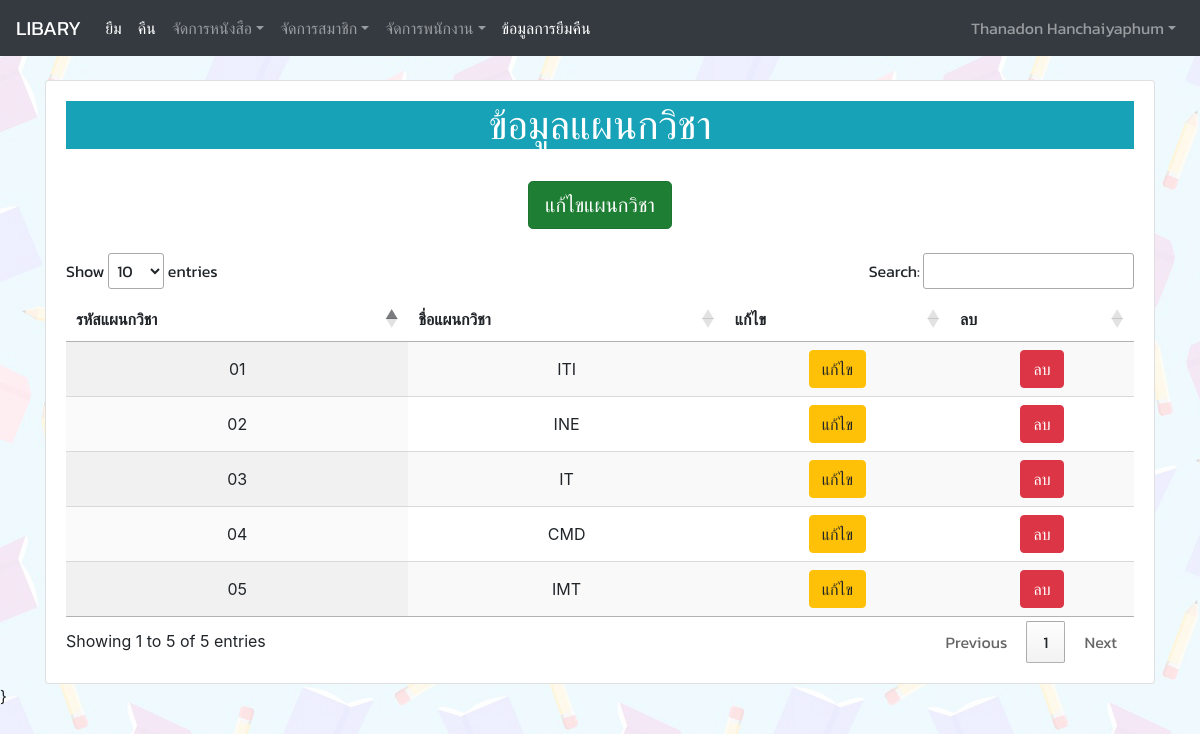
Screenshot of /admin/dep.php (signed in) with the database file from the repository.
### tables this page shows
CREATE TABLE `staff` (
  `id_staff` tinyint(3) UNSIGNED ZEROFILL NOT NULL,
  `name_staff` varchar(60) NOT NULL,
  `lname_staff` varchar(40) NOT NULL,
  `id_stype` tinyint(2) NOT NULL,
  `username` varchar(50) NOT NULL,
  `password` int(11) NOT NULL
);

CREATE TABLE `department` (
  `id_department` tinyint(2) UNSIGNED ZEROFILL NOT NULL,
  `department` varchar(60) NOT NULL
);

### admin/dep.php (the view, shortened to what this page needs)
<?php
include('../condb.php');
$depart  ="SELECT * FROM department" or die("Error:" . mysqli_error());
$dep = mysqli_query($con, $depart);
?>
<!doctype html>
<html lang="en">
  <head>
    <link rel="stylesheet" href="https://cdn.jsdelivr.net/npm/bootstrap@4.5.3/dist/css/bootstrap.min.css">
    <link rel="stylesheet" href="../stly.css">
    <link href="https://cdn.datatables.net/1.10.22/css/jquery.dataTables.min.css" rel="stylesheet">
  </head>
  <body>
   <?php include 'admin_nav.php'?>
   <br>
   <div class="container">
     <div class="card">
        <div class="card-body">
        <h1 class="text-center bg-info text-white">ข้อมูลแผนกวิชา</h1>
        <br><div class="text-center">
        <a href="../admin/add_dep.php" class="btn btn-success btn-lg active" role="button" aria-pressed="true">แก้ไขแผนกวิชา</a>
        </div>
  <br>
    <table id="myTable" class="display text-center">
    <thead>
    <tr>
        <th>รหัสแผนกวิชา</th>
        <th>ชื่อแผนกวิชา</th>
        <th>แก้ไข</th>
        <th>ลบ</th>
    </tr>
    </thead>
    <?php foreach ($dep as $d) {?>
      <tr>
        <td><?php echo $d['id_department']; ?></td>
        <td><?php echo $d['department'];?></td>
        <td><a class="btn btn-warning btn-md" href="../admin/edit_dep.php?id_department=<?php echo  $d['id_department']; ?>"  role="button">แก้ไข</td>
        <td><a class="btn btn-danger btn-md" href='../check/del_dep.php?id_department=<?php echo $d['id_department']; ?>'onclick="return confirm('คุณต้องการที่จะลบข้อมูลนี้หรือไม่')">ลบ</a></td>
      </tr>
    					  <?php }?>
    </table>
    </div>
</div>
</div>
}
</body>
</html>

### admin/admin_nav.php (shortened to what this page needs)
<?php
include('../condb.php');
$id_staff = $_SESSION['id_staff'];
$query ="SELECT * FROM staff WHERE id_staff='$id_staff'" or die("Error:" . mysqli_error());
$result = mysqli_query($con, $query);
$row = mysqli_fetch_array($result);
?>
<nav class="sb-topnav navbar navbar-expand navbar-dark bg-dark ">
            <a class="navbar-brand" href="../admin/admin_page.php">LIBARY</a>
    <div class="collapse navbar-collapse" id="navbarSupportedContent">
    <ul class="navbar-nav mr-auto">
      <li class="nav-item active">
        <a class="nav-link" href="../admin/borrow.php">ยืม <span class="sr-only">(current)</span></a>
      </li>
      <li class="nav-item active">
        <a class="nav-link" href="../admin/return.php">คืน <span class="sr-only">(current)</span></a>
      </li>
      <li class="nav-item dropdown">
    <a class="nav-link dropdown-toggle" data-toggle="dropdown" href="#" role="button" aria-haspopup="true" aria-expanded="false">จัดการหนังสือ</a>
      </li>
      <li class="nav-item dropdown">
    <a class="nav-link dropdown-toggle" data-toggle="dropdown" href="#" role="button" aria-haspopup="true" aria-expanded="false">จัดการสมาชิก</a>
      </li>
      <li class="nav-item dropdown">
    <a class="nav-link dropdown-toggle" data-toggle="dropdown" href="#" role="button" aria-haspopup="true" aria-expanded="false">จัดการพนักงาน</a>
      </li>
      <li class="nav-item active">
        <a class="nav-link" href="../admin/report.php">ข้อมูลการยืมคืน <span class="sr-only">(current)</span></a>
      </li>
        </div>
            <ul class="navbar-nav ml-auto ml-md-0">
                <li class="nav-item dropdown">
                    <a class="nav-link dropdown-toggle" id="userDropdown" href="#" role="button" data-toggle="dropdown" aria-haspopup="true" aria-expanded="false"> <?php echo $row["name_staff"],"   ", $row["lname_staff"];?></a>
                </li>
            </ul>
        </nav>

### stly.css (style rules this page uses)
a,h5,h2,h3,h4,p,h1,li,ul,label { font-family: 'Kanit', sans-serif; }
body { background-image: url('img/bg.jpg'); }

### rows the page displays
staff: name_staff "Thanadon", lname_staff "Hanchaiyaphum"
department: id_department "01", department "ITI"
department: id_department "02", department "INE"
department: id_department "03", department "IT"
department: id_department "04", department "CMD"
department: id_department "05", department "IMT"
